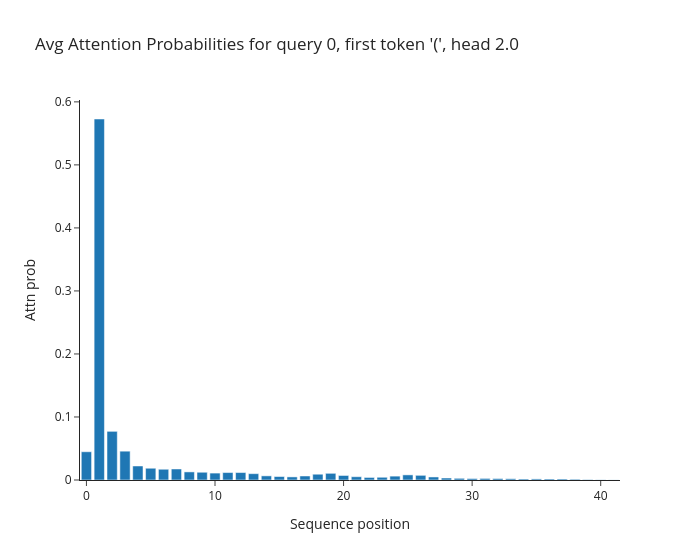

The notebook cell this image was saved under:
### Markdown cell above
Once you've passed the tests, you can plot your results:

### Code cell
attn_probs_20 = get_attn_probs(model, data, 2, 0)  # [batch seqQ seqK]
attn_probs_20_open_query0 = attn_probs_20[data.starts_open].mean(0)[0]

bar(
    attn_probs_20_open_query0,
    title="Avg Attention Probabilities for query 0, first token '(', head 2.0",
    width=700,
    template="simple_white",
    labels={"x": "Sequence position", "y": "Attn prob"},
)

### Figure 1 — Plotly figure (JSON) as saved in the notebook; plotly's stock layout.template omitted (floating-point values rounded to 4 significant figures)
{"data": [{"hovertemplate": "Sequence position=%{x}<br>Attn prob=%{y}<extra></extra>", "legendgroup": "", "marker": {"color": "#1F77B4", "pattern": {"shape": ""}}, "name": "", "orientation": "v", "showlegend": false, "textposition": "auto", "type": "bar", "x": [0, 1, 2, 3, 4, 5, 6, 7, 8, 9, 10, 11, 12, 13, 14, 15, 16, 17, 18, 19, 20, 21, 22, 23, 24, 25, 26, 27, 28, 29, 30, 31, 32, 33, 34, 35, 36, 37, 38, 39, 40, 41], "xaxis": "x", "y": [0.04483, 0.5728, 0.07722, 0.04573, 0.02225, 0.01865, 0.01706, 0.01748, 0.01285, 0.0123, 0.01096, 0.01181, 0.01184, 0.01004, 0.006566, 0.005499, 0.004922, 0.006395, 0.009178, 0.01059, 0.007184, 0.005208, 0.00404, 0.004325, 0.006146, 0.008119, 0.007412, 0.004825, 0.003145, 0.002673, 0.002334, 0.002484, 0.002288, 0.002007, 0.001562, 0.001728, 0.001568, 0.001551, 0.001218, 0.0006903, 0.0003168, 0.0001706], "yaxis": "y"}], "layout": {"barmode": "relative", "hovermode": "x unified", "legend": {"tracegroupgap": 0}, "title": {"text": "Avg Attention Probabilities for query 0, first token '(', head 2.0"}, "width": 700, "xaxis": {"anchor": "y", "domain": [0.0, 1.0], "title": {"text": "Sequence position"}}, "yaxis": {"anchor": "x", "domain": [0.0, 1.0], "title": {"text": "Attn prob"}}}}
